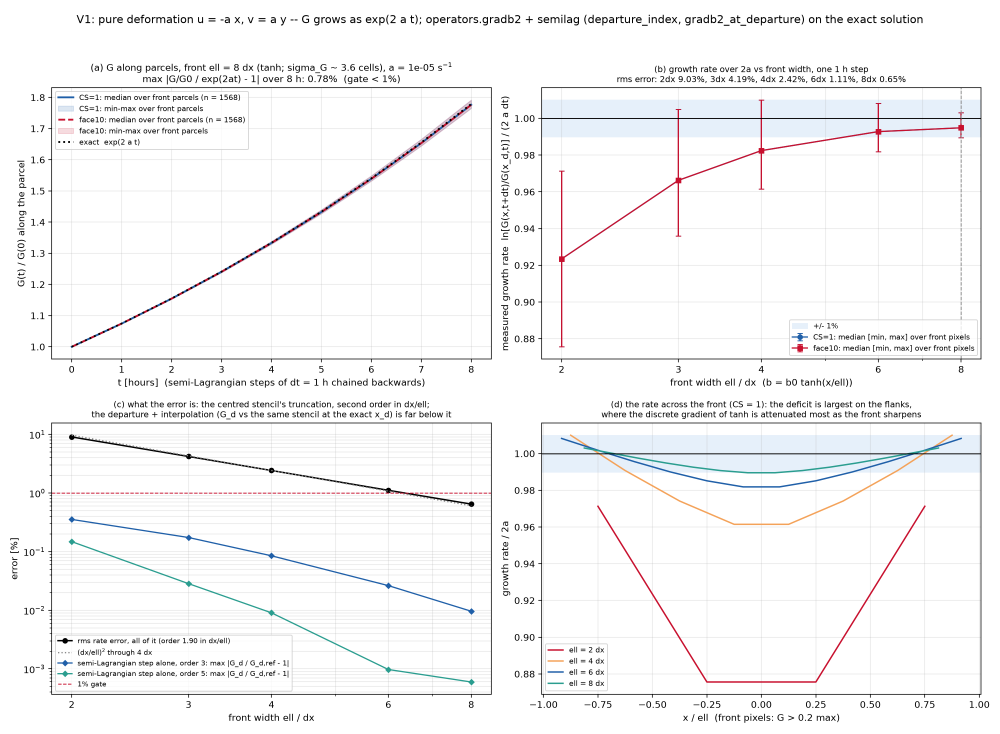
#> input picture dev/frontogenesis/figs/V1_cartesian_deformation.png, 3000 x 2200 px (shown at 1/3 size)
$ python make_m1_figs.py
#> lines starting #> are read from the running program, lines starting #| are printed output that depends on the picture
"""Figures for the M1 acceptance deck.

Every number here is quoted from the M1 task logs in
``claude_prompts/frontogenesis_prompts.md`` ("Execution prompt 2", tasks 1-7, 6b, 7a,
2026-09-28 .. 2026-09-30) and from ``frontogenesis_prompt_2.md``; nothing is recomputed
and no network or data store is touched.

Two kinds of output, all in ``figs_m1/``:

  crops   panels cut from the real V-figures in ``../figs/`` (V1a, V3d, V3b-c, V5a, V6a),
          at their native 200 dpi so the axis labels stay legible on a slide
  simple  large-font (20 pt+) re-plots of logged numbers where the real figure is too
          dense for a projected slide:
            m1_fig_operators     Jacobian vs flux-form strain regression, hour 0
            m1_fig_coarsegrain   budget closure with / without the subfilter term; term vs L
            m1_fig_gates         V1 error vs front width; V4 bias vs front width
            m1_fig_v3_changes    every change tried for the V3 gate (LLC variant)
            m1_fig_v3b           V3b: slope per truth with CI, LLC variant

Figures are sized in inches to the width at which the deck places them, so a 20 pt
label in the PNG is 20 pt on the slide.

Run:  <frontogenesis env python> make_m1_figs.py
"""
import pathlib
import matplotlib
matplotlib.use("Agg")
import matplotlib.pyplot as plt
import numpy as np
from PIL import Image

HERE = pathlib.Path(__file__).parent
OUT = HERE / "figs_m1"
OUT.mkdir(exist_ok=True)
FIGS = HERE.parent / "figs"

MIDNIGHT, DEEP, TEAL = "#21295C", "#065A82", "#1C7293"
AMBER, MUTED, LIGHT, GREEN = "#A8501B", "#62737F", "#F2F6F8", "#2C6E49"
RED = "#B03A2E"
plt.rcParams.update({
    "font.family": "sans-serif", "font.size": 20,
    "axes.titlesize": 21, "axes.labelsize": 20, "legend.fontsize": 18,
    "xtick.labelsize": 19, "ytick.labelsize": 19,
    "axes.edgecolor": MUTED, "axes.labelcolor": MIDNIGHT,
    "xtick.color": MUTED, "ytick.color": MUTED, "text.color": MIDNIGHT,
    "axes.spines.top": False, "axes.spines.right": False, "figure.dpi": 200,
})


def save(fig, name):
    fig.savefig(OUT / name, bbox_inches="tight", facecolor="white", pad_inches=0.05)
    plt.close(fig)


# ---------------------------------------------------------------- crops of the real figures
# (left, top, right, bottom) in native pixels; the panel letters refer to each figure's own
# labelling.  The bounding boxes were read off the PNGs by eye.
CROPS = {
    "V1_cartesian_deformation.png": ("m1_crop_V1a.png", (0, 170, 1490, 1190)),
    "V3_discrete_null.png":         ("m1_crop_V3d.png", (1390, 1468, 2482, 2490)),
    "V3b_fv_null.png":              ("m1_crop_V3b_c.png", (1400, 180, 2520, 1320)),
    "V5_interp_half_cell.png":      ("m1_crop_V5a.png", (0, 160, 1340, 1240)),
    "V6_land_halo_tile330.png":     ("m1_crop_V6a.png", (100, 150, 1170, 1190)),
}
for src, (dst, box) in CROPS.items():
    p = FIGS / src
    if p.exists():
        im = Image.open(p).crop(box)
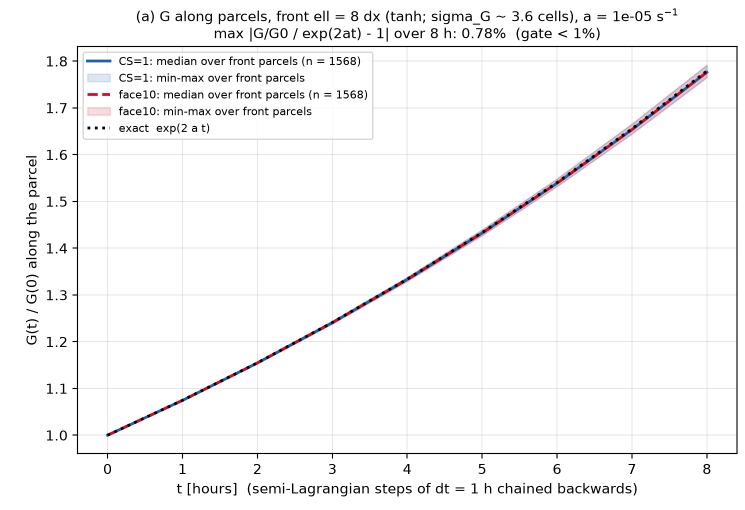
#> im: PIL image 1490x1020 RGBA (shown at 1/2 size); mean R, G, B, A 246.9, 246.6, 246.8, 255
        if dst == "m1_crop_V3d.png":
            # panel (f)'s y-tick labels ("strain: ...", "LLC: ...") intrude at the right
            # edge of panel (d); paint them out (two small patches outside the axes).
            from PIL import ImageDraw
            d = ImageDraw.Draw(im)
            d.rectangle((1062, 30, im.width, 80), fill="white")
            d.rectangle((1062, 290, im.width, 345), fill="white")
        im.save(OUT / dst, optimize=True)
#> pass 2 of the loop `for src, (dst, box) in CROPS.items():`:
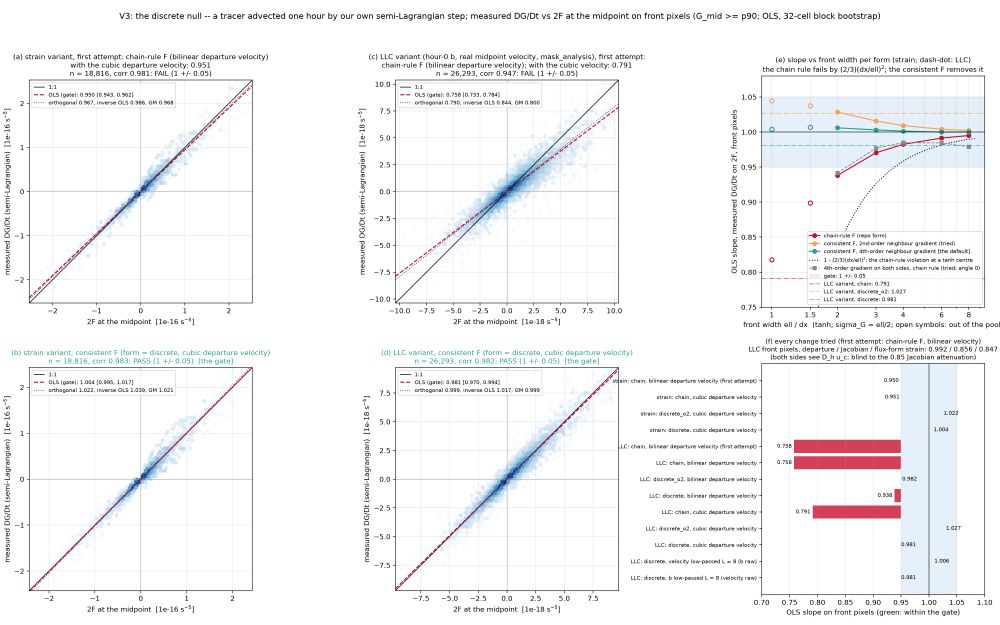
#> input picture dev/frontogenesis/figs/V3_discrete_null.png, 4000 x 2500 px (shown at 1/4 size)
#> `im = Image.open(p).crop(box)`:
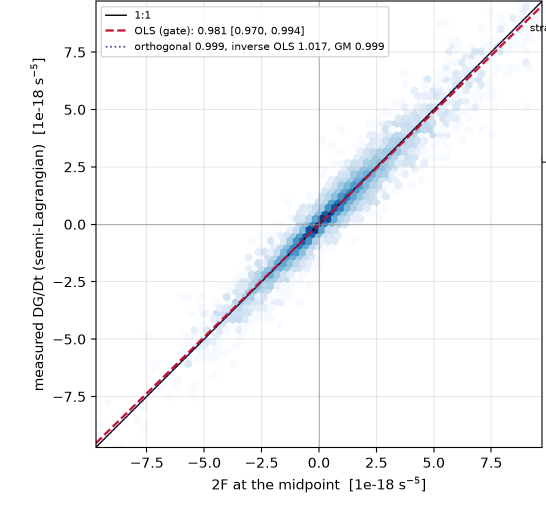
#> im: PIL image 1092x1022 RGBA (shown at 1/2 size); mean R, G, B, A 245, 245.7, 247.1, 255
#> pass 3 of the loop `for src, (dst, box) in CROPS.items():`:
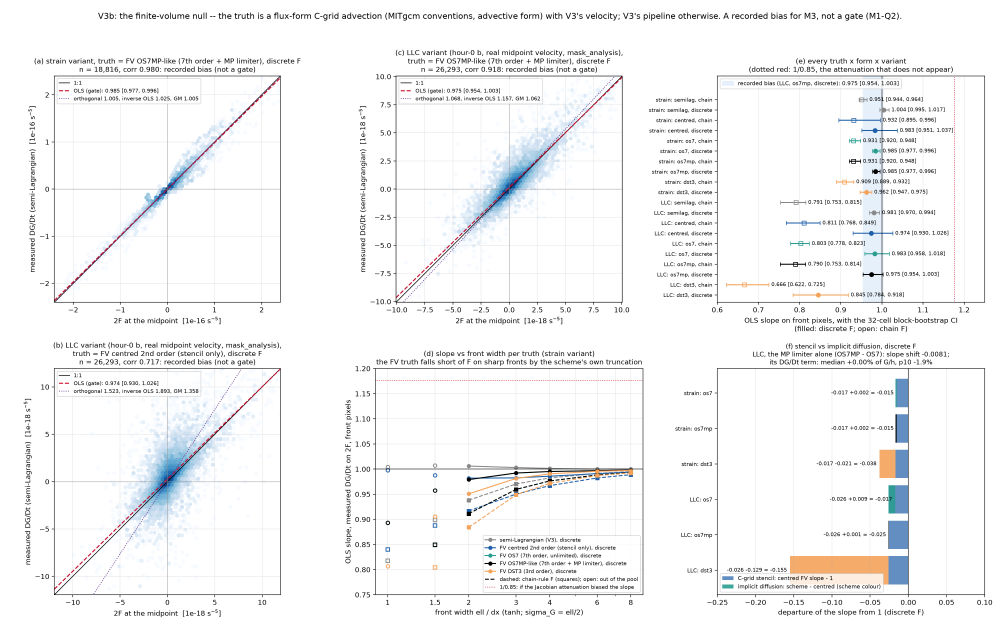
#> input picture dev/frontogenesis/figs/V3b_fv_null.png, 4000 x 2500 px (shown at 1/4 size)
#> `im = Image.open(p).crop(box)`:
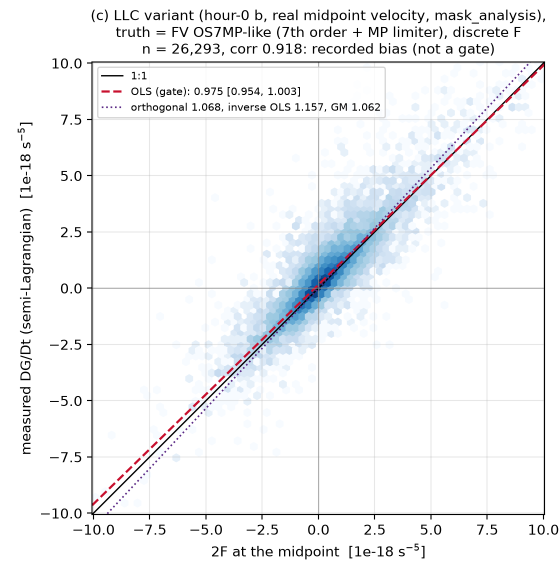
#> im: PIL image 1120x1140 RGBA (shown at 1/2 size); mean R, G, B, A 241.6, 242.9, 244.6, 255
#> the loop made 5 passes; the first 3 are shown

# ---------------------------------------------------------------- task 2: operators
# Task-2 log: Jacobian-derived strain regressed on the flux-form strain over mask_analysis
# (n 262,925): delta 0.853, sigma_n 0.854, sigma_s 1.000, |sigma| 0.925; and the
# gradb2 / grad_b2 interior-median ratio 0.9106.
fig, ax = plt.subplots(figsize=(6.2, 3.9))
labels = ["delta", "sigma_n", "sigma_s", "|sigma|", "gradb2 /\ngrad_b2"]
vals = [0.853, 0.854, 1.000, 0.925, 0.9106]
cols = [AMBER, AMBER, DEEP, TEAL, MUTED]
x = np.arange(len(vals))
ax.bar(x, vals, 0.6, color=cols)
ax.axhline(1.0, color=MIDNIGHT, lw=1.2, ls="--")
for xi, v in zip(x, vals):
    ax.text(xi, v + 0.012, f"{v:.3f}", ha="center", fontsize=17, color=MIDNIGHT)
ax.set_xticks(x); ax.set_xticklabels(labels, fontsize=16)
ax.set_ylim(0.7, 1.08); ax.set_ylabel("ratio to the flux form", fontsize=17)
ax.set_title("Jacobian vs flux-form strain, hour 0", loc="left", fontweight="bold",
             fontsize=18)
fig.tight_layout()
save(fig, "m1_fig_operators.png")
#> in save, `fig.savefig(OUT / name, bbox_inches="tight", facecolor="white", pad_in..`:
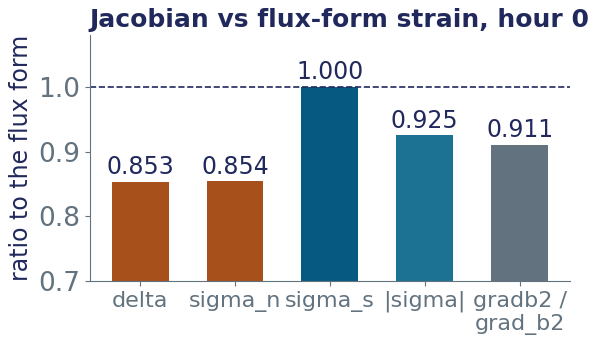
#> figure drawn by matplotlib, 1 panel; tallest bar 1 high, from x = 1.7 to 2.3

# ---------------------------------------------------------------- task 4: coarsegrain
# Task-4 log closure table (dx = 900 m, L = 8, dt = 3600): rms residual / rms measured,
# shear 0.47 without T, 0.041 with T, 0.041 flux form only; divergent 0.58 / 0.090 / 0.39.
# Real hour: rms(term)/rms(Fbar) 0.31 / 0.50 / 0.70 at L = 2 / 4 / 8; flux-only 2.2x.
fig, (ax, ax2) = plt.subplots(1, 2, figsize=(11.6, 4.1), width_ratios=[1.5, 1])
groups = ["shear flow", "divergent flow"]
without = [0.47, 0.58]; with_t = [0.041, 0.090]; flux_only = [0.041, 0.39]
x = np.arange(2); w = 0.22
ax.bar(x - w, without, w, color=MUTED, label="no subfilter term")
ax.bar(x, flux_only, w, color=AMBER, label="flux form only (no tau_delta)")
ax.bar(x + w, with_t, w, color=DEEP, label="with the term + tau_delta")
for xs, vs in ((x - w, without), (x, flux_only), (x + w, with_t)):
    for xi, v in zip(xs, vs):
        ax.text(xi, v + 0.015, f"{v:.2f}" if v >= 0.1 else f"{v:.3f}",
                ha="center", fontsize=15, color=MIDNIGHT)
ax.set_xticks(x); ax.set_xticklabels(groups, fontsize=17)
ax.set_xlim(-0.55, 1.55)
ax.set_ylim(0, 0.95); ax.set_ylabel("residual / measured  (rms)", fontsize=17)
ax.set_title("Closure of the Gbar budget, 900 m, L = 8", loc="left",
             fontweight="bold", fontsize=18)
ax.legend(frameon=False, loc="upper left", fontsize=14, ncol=1,
          bbox_to_anchor=(0.0, 1.0))
Ls = [2, 4, 8]; ratio = [0.31, 0.50, 0.70]
ax2.bar(np.arange(3), ratio, 0.55, color=TEAL)
for xi, v in zip(np.arange(3), ratio):
    ax2.text(xi, v + 0.015, f"{v:.2f}", ha="center", fontsize=17, color=MIDNIGHT)
ax2.set_xticks(np.arange(3)); ax2.set_xticklabels([f"L = {L}" for L in Ls], fontsize=17)
ax2.set_ylim(0, 0.85); ax2.set_ylabel("rms term / rms Fbar", fontsize=17)
ax2.set_title("Hour 0: the term vs Fbar", loc="left", fontweight="bold", fontsize=18)
fig.tight_layout(w_pad=2.5)
save(fig, "m1_fig_coarsegrain.png")
#> call 2 of save, with name = 'm1_fig_coarsegrain.png'
#> in save (call 2), `fig.savefig(OUT / name, bbox_inches="tight", facecolor="white", pad_in..`:
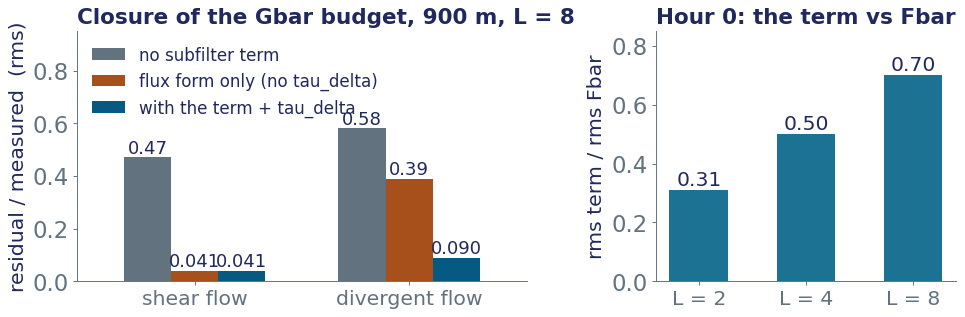
#> figure drawn by matplotlib, 2 panels; panel 2: tallest bar 0.7 high, from x = 1.73 to 2.28

# ---------------------------------------------------------------- task 5: V1 and V4 vs width
# V1 (task 5): 8-h chain max error 0.78 / 1.57 / 3.09 / 4.43 / 7.86 % at 8 / 6 / 4 / 3 / 2 dx;
# semi-Lagrangian step alone (order 3) 0.010 / 0.026 / 0.085 / 0.174 / 0.354 %.
# V4 (task 5): rms bias at the real-hour displacement distribution, % of G per hour,
# sigma_G = 1 / 1.5 / 2 / 3 / 4 / 6 cells: order 3 1.02 / 0.28 / 0.099 / 0.021 / 0.007 /
# 0.001; order 5 0.38 / 0.060 / 0.013 / 0.001; order 1 4.6 / 2.3 / 1.35 / 0.62 / 0.35 / 0.16.
fig, (ax, ax2) = plt.subplots(1, 2, figsize=(6.8, 4.3))
for a in (ax, ax2):
    a.tick_params(labelsize=15)
ell = [2, 3, 4, 6, 8]
chain = [7.86, 4.43, 3.09, 1.57, 0.78]
alone = [0.354, 0.174, 0.085, 0.026, 0.010]
ax.plot(ell, chain, "o-", color=AMBER, lw=2.5, ms=8)
ax.plot(ell, alone, "s-", color=DEEP, lw=2.5, ms=8)
ax.axhline(1.0, color=RED, ls="--", lw=1.5)
ax.text(2.0, 1.25, "1% gate", color=RED, fontsize=14, ha="left")
ax.text(4.3, 4.5, "G vs exp(2at)\nover 8 h", color=AMBER, fontsize=14, ha="left")
ax.text(3.2, 0.09, "semi-Lagrangian\nstep alone", color=DEEP, fontsize=14, ha="left")
ax.set_yscale("log"); ax.set_xticks(ell); ax.set_ylim(0.006, 15)
ax.set_xlabel("front width  ell / dx", fontsize=16)
ax.set_ylabel("max error  [%]", fontsize=16)
ax.set_title("V1 vs front width", loc="left", fontweight="bold", fontsize=17)
sg = [1, 1.5, 2, 3, 4, 6]
o1 = [4.6, 2.3, 1.35, 0.62, 0.35, 0.16]
o3 = [1.02, 0.28, 0.099, 0.021, 0.007, 0.001]
o5 = [0.38, 0.060, 0.013, 0.001]
ax2.plot(sg, o1, "o-", color=AMBER, lw=2.5, ms=8)
ax2.plot(sg, o3, "s-", color=DEEP, lw=2.5, ms=8)
ax2.plot(sg[:4], o5, "D-", color=GREEN, lw=2.5, ms=8)
ax2.text(3.2, 0.9, "order 1", color=AMBER, fontsize=14)
ax2.text(3.2, 0.045, "order 3\n(default)", color=DEEP, fontsize=14)
ax2.text(1.1, 0.012, "order 5", color=GREEN, fontsize=14)
ax2.set_yscale("log"); ax2.set_xticks([1, 2, 3, 4, 6]); ax2.set_ylim(5e-4, 8)
ax2.set_xlabel("front width  sigma_G  [cells]", fontsize=16)
ax2.set_ylabel("bias  [% of G per hour]", fontsize=16)
ax2.set_title("V4 vs front width", loc="left", fontweight="bold", fontsize=17)
fig.tight_layout(w_pad=2.0)
save(fig, "m1_fig_gates.png")
#> call 3 of save, with name = 'm1_fig_gates.png'
#> in save (call 3), `fig.savefig(OUT / name, bbox_inches="tight", facecolor="white", pad_in..`:
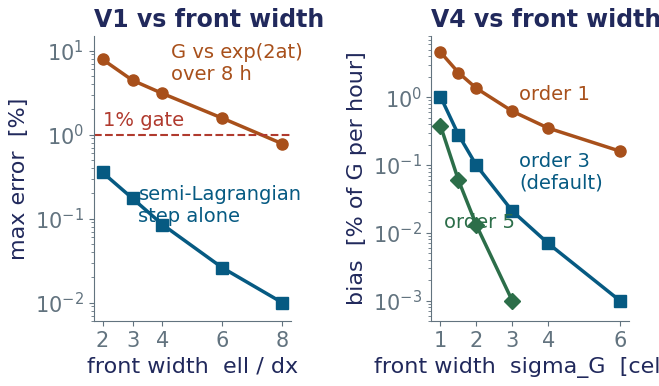
#> figure drawn by matplotlib, 2 panels

# ---------------------------------------------------------------- task 6: V3, every change tried
# Task-6 table (OLS on the pre-declared front pixels), LLC variant unless marked.
fig, ax = plt.subplots(figsize=(7.2, 4.0))
fig.subplots_adjust(left=0.40, right=0.97, top=0.88, bottom=0.22)
rows = [
    ("chain F, bilinear u  (1st try)", 0.7579, RED),
    ("chain F, cubic u", 0.7914, RED),
    ("discrete o2, bilinear u", 0.9824, MUTED),
    ("discrete o4, bilinear u", 0.9382, MUTED),
    ("discrete o2, cubic u", 1.0267, MUTED),
    ("discrete o4, cubic u  (adopted)", 0.9806, GREEN),
]
y = np.arange(len(rows))[::-1]
ax.axvspan(0.95, 1.05, color="#DCE8F2", zorder=0)
ax.axvline(1.0, color=MIDNIGHT, lw=1.2)
for yi, (lab, v, c) in zip(y, rows):
    ax.barh(yi, v - 0.7, left=0.7, height=0.62, color=c)
    ax.text(v + 0.008, yi, f"{v:.3f}", va="center", fontsize=16, color=MIDNIGHT)
ax.set_yticks(y); ax.set_yticklabels([r[0] for r in rows], fontsize=15)
ax.tick_params(axis="x", labelsize=15)
ax.set_xlim(0.7, 1.12); ax.set_xlabel("OLS slope on front pixels  (LLC)", fontsize=16)
ax.set_title("Every change tried; gate 1 ± 0.05", loc="left", fontweight="bold",
             fontsize=17)
save(fig, "m1_fig_v3_changes.png")
#> call 4 of save, with name = 'm1_fig_v3_changes.png'
#> in save (call 4), `fig.savefig(OUT / name, bbox_inches="tight", facecolor="white", pad_in..`:
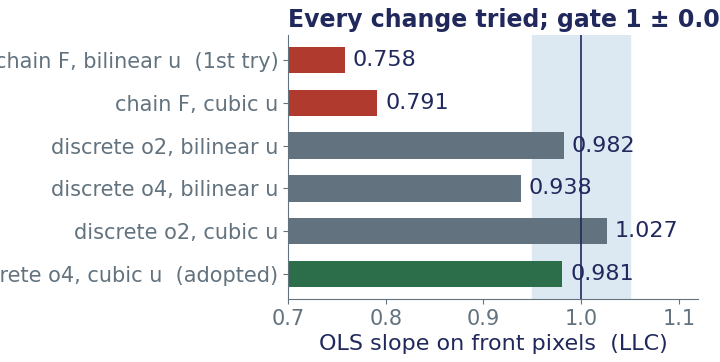
#> figure drawn by matplotlib, 1 panel

# ---------------------------------------------------------------- task 6b: V3b slopes per truth
# Task-6b table, LLC variant, slope [2.5%, 97.5%] by 32-cell block bootstrap.
fig, ax = plt.subplots(figsize=(7.0, 4.6))
fig.subplots_adjust(left=0.36, right=0.97, top=0.90, bottom=0.36)
truths = ["semi-Lagrangian (V3)", "FV centred (stencil)", "FV OS7 (7th order)",
          "FV OS7MP-like", "FV DST3 (3rd order)"]
disc = [(0.981, 0.970, 0.994), (0.974, 0.930, 1.026), (0.983, 0.958, 1.018),
        (0.975, 0.954, 1.003), (0.845, 0.784, 0.918)]
chain_ = [(0.791, 0.753, 0.815), (0.811, 0.768, 0.849), (0.803, 0.778, 0.823),
          (0.790, 0.753, 0.814), (0.666, 0.622, 0.725)]
y = np.arange(len(truths))[::-1]
ax.axvspan(0.954, 1.003, color="#DCE8F2", zorder=0, label="recorded bias band 0.954-1.003")
ax.axvline(0.981, color=MIDNIGHT, lw=1.2, ls="--", label="V3 baseline 0.981")
ax.axvline(1 / 0.85, color=RED, lw=1.5, ls=":", label="1/0.85: if the attenuation acted")
for yi, (m, lo, hi) in zip(y, disc):
    ax.errorbar(m, yi + 0.15, xerr=[[m - lo], [hi - m]], fmt="o", color=DEEP, ms=9,
                capsize=4, lw=2)
for yi, (m, lo, hi) in zip(y, chain_):
    ax.errorbar(m, yi - 0.15, xerr=[[m - lo], [hi - m]], fmt="s", color=AMBER, ms=8,
                capsize=4, lw=2, mfc="white")
ax.plot([], [], "o", color=DEEP, ms=9, label="form = discrete")
ax.plot([], [], "s", color=AMBER, ms=8, mfc="white", label="form = chain")
ax.set_yticks(y); ax.set_yticklabels(truths, fontsize=15)
ax.tick_params(axis="x", labelsize=15)
ax.set_xlim(0.6, 1.25); ax.set_xlabel("OLS slope on front pixels  (LLC, hour 0)", fontsize=16)
ax.legend(frameon=False, fontsize=13, loc="upper center", bbox_to_anchor=(0.35, -0.28),
          ncol=2, columnspacing=1.0, handletextpad=0.5)
ax.set_title("V3b: slope per advection truth", loc="left", fontweight="bold", fontsize=17)
save(fig, "m1_fig_v3b.png")
#> in save (call 5), `fig.savefig(OUT / name, bbox_inches="tight", facecolor="white", pad_in..`:
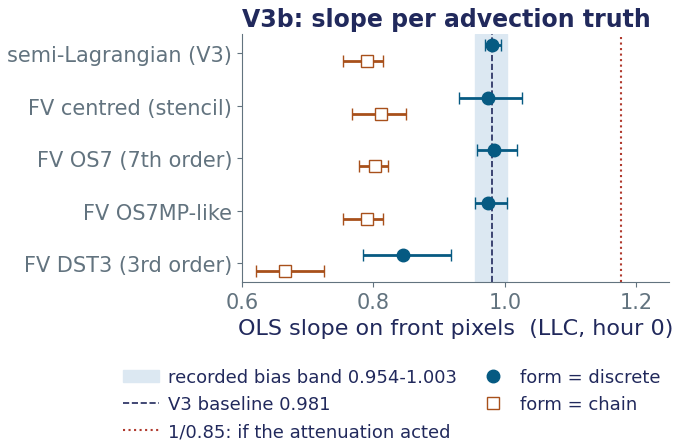
#> figure drawn by matplotlib, 1 panel

print("wrote:")
for f in sorted(OUT.glob("*.png")):
    im = Image.open(f)
    print(f"  {f.relative_to(OUT.parent)}  {im.size[0]}x{im.size[1]}  ({f.stat().st_size/1024:.0f} KB)")
